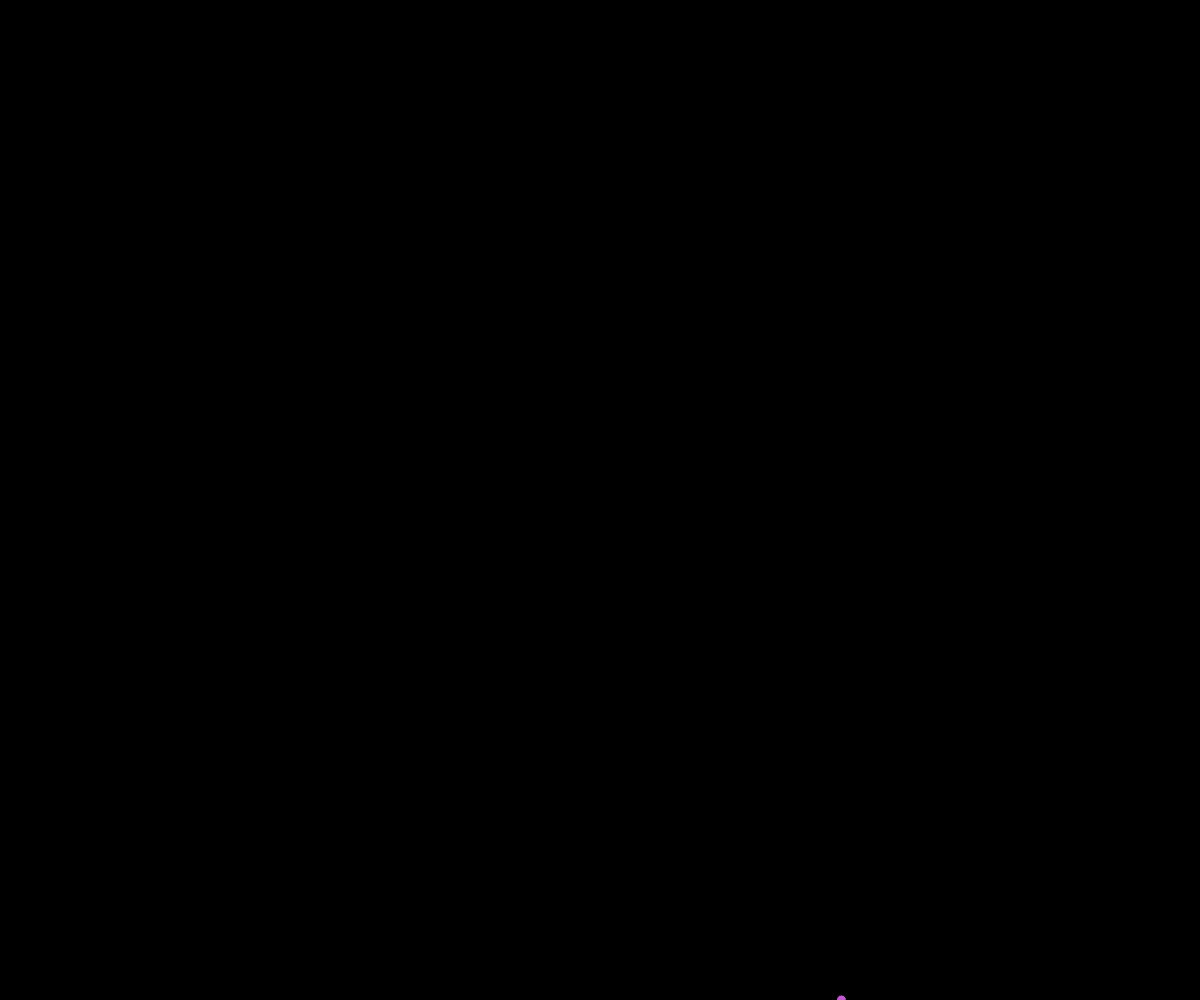
Frame 1 (no input)
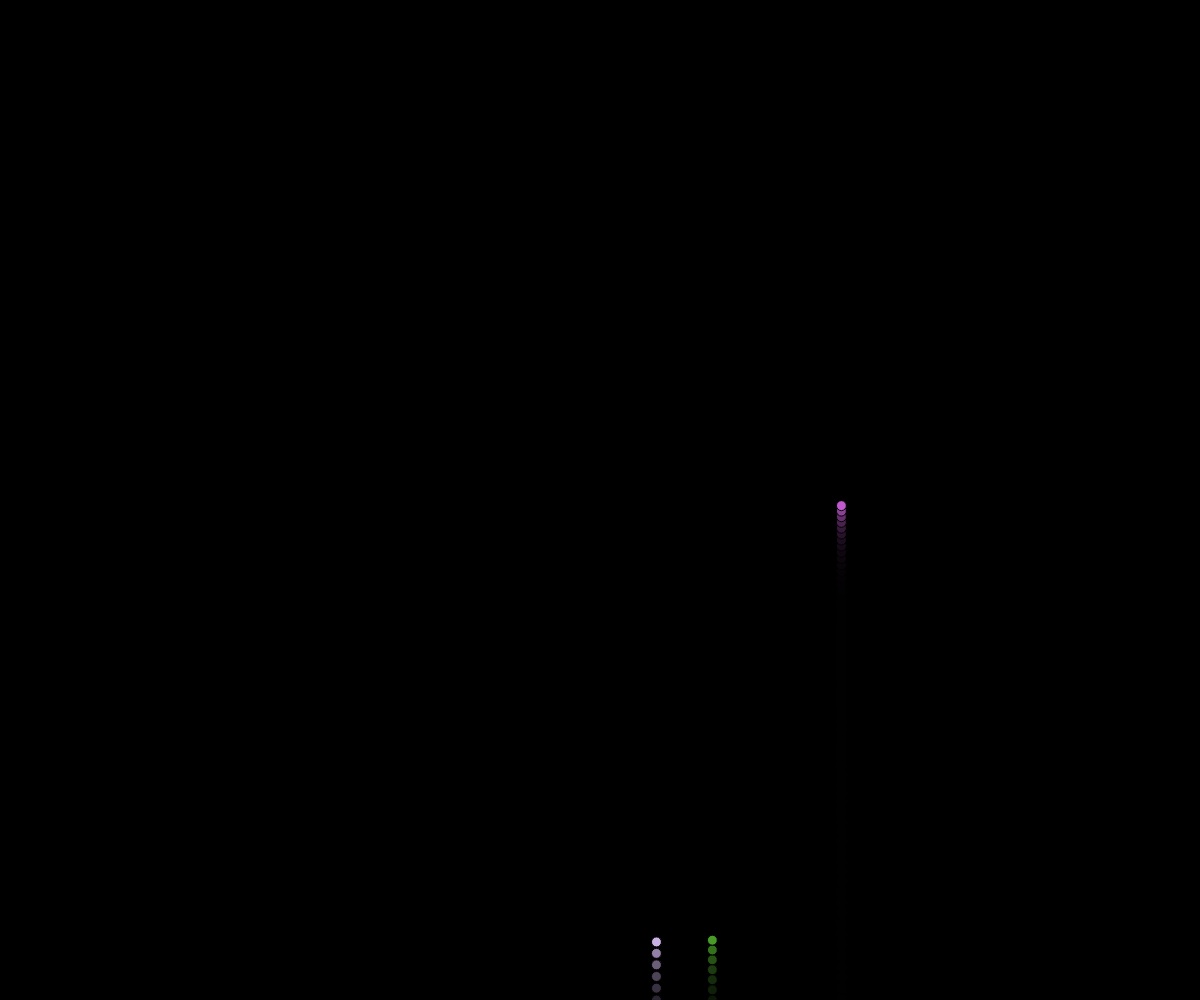
Frame 60 (no input)
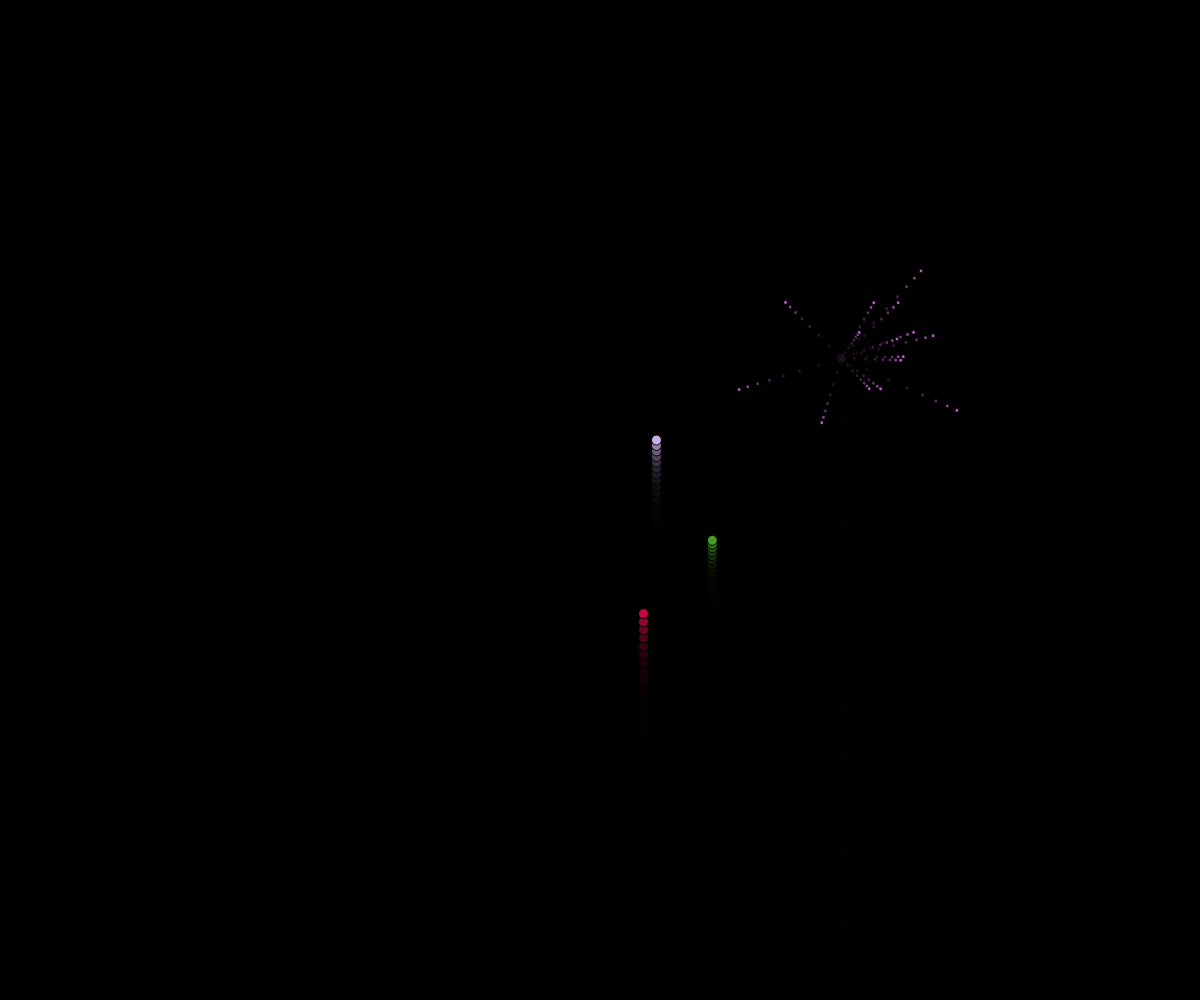
Frame 120 (the mouse pressed at the canvas centre since frame 60)

The p5.js sketch that drew these frames (run headless with seeded random() and noise() and a simulated clock; from frame 60 on, the mouse is pressed at the canvas centre):

// p5.js sketch
// ── sketch.js
class Firework
{
  constructor()
  {
    this.pos = createVector(random(20, width-30), height);
    this.vel = createVector(0, random(-9, -12));
    this.color = [random(1, 255), random(1, 255), random(1, 255), 255];
  }

  show()
  {
    fill(this.color);
    ellipse(this.pos.x, this.pos.y, 10);
  }

  move(g)
  {
    this.vel.add(g);
    this.pos.add(this.vel);
  }

  explode()
  {
    fireworks.pop();
    for(let i = 0; i < 15; i++)
    {
      explosion.push(new Particle(this.pos.x, this.pos.y, this.color));
    }
  }
}


class Particle
{
  constructor(x, y, c)
  {
    this.pos = createVector(x, y);
    this.vel = createVector(random(-30, 30), random(-30, 30));
    this.color = c;
  }

  show()
  {
    this.vel.mult(0.85);
    this.pos.add(this.vel);

    fill(this.color)
    ellipse(this.pos.x, this.pos.y, 4);

    if(abs(this.vel.x) < 0.01 && abs(this.vel.x > 0)) //if it has stopped
    {
      explosion.splice(0, 15); //delete particles that are connected to the first firework
    }
  }
}


let fireworks = [];
let gravity;
let explosion = [];
let r;

function setup() 
{
  createCanvas(innerWidth, innerHeight);
  background(0);

  fireworks.push(new Firework());
  gravity = createVector(0, 0.1);

  r = random(1);
}

function draw() 
{
  background(0, 70);

  if(r < 0.05 || fireworks.length === 0)
  {
    fireworks.unshift(new Firework());
  }

  if(r < 0.001)
  {
    background(0);
  }

  if(fireworks.length > 0)
  {
    for(f of fireworks)
    {
      f.show();
      f.move(gravity);
    
      if(f.vel.y >= 0)
      {
        f.explode();
      }
    }
  }

  if(explosion.length > 0)
  {
    for(let e of explosion)
    {
      e.show();
    }
  }
  
  r = random(1);
}
